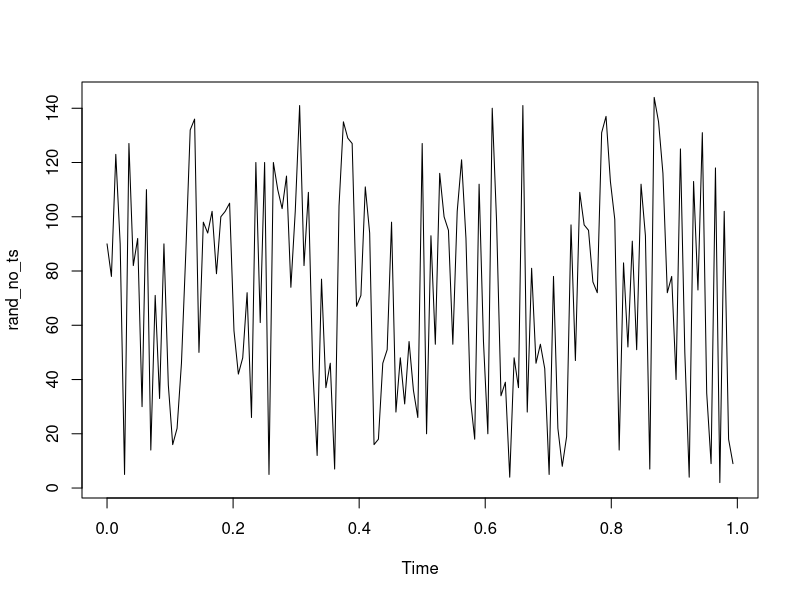
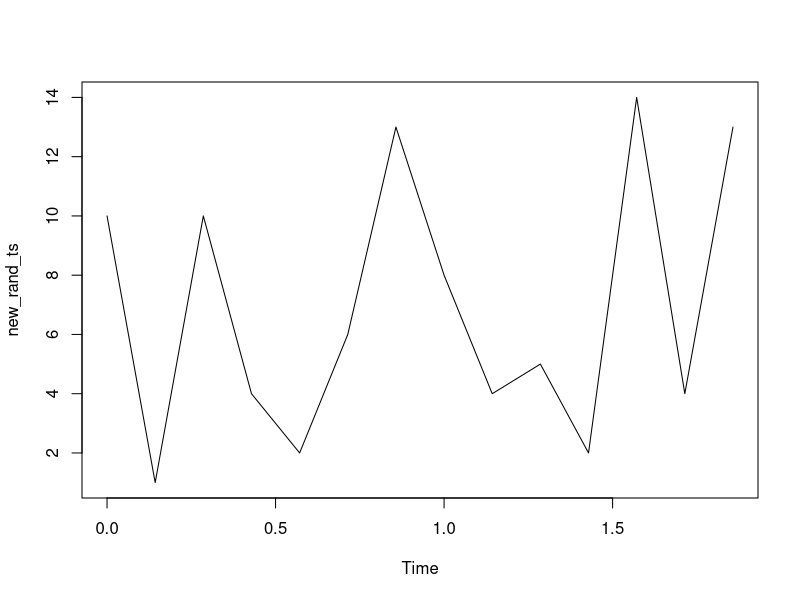
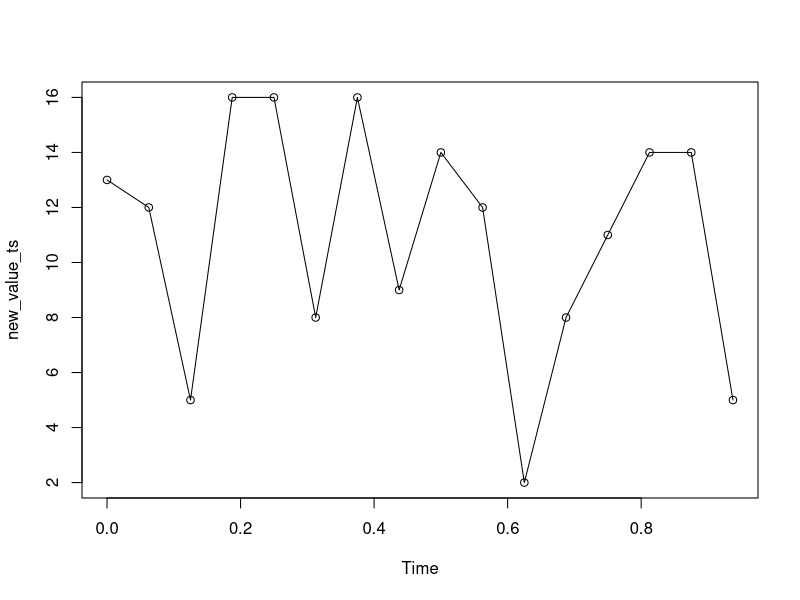

Generate these figures, in order, with R:
rand_no<-sample(144,replace = T)
  rand_no
rand_no_ts<-ts(rand_no,start=0,frequency = 6*24)
rand_no_ts
plot(rand_no_ts)


new_rand<-sample(7*2,replace = T)
length(new_rand)

new_rand_ts<-ts(new_rand,start = 0,frequency = 7)
plot(new_rand_ts)

new_value<-sample(16,replace = T)
new_value_ts<-ts(new_value,start=0,frequency = 16)
plot(new_value_ts,type='o')
